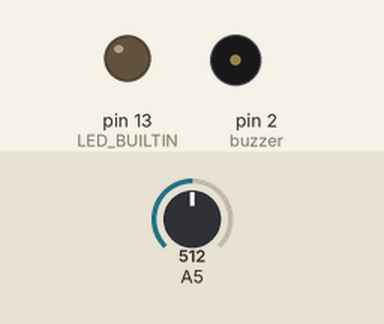
Recording of a sketch running on a simulated Arduino Uno, built with avr-gcc and run on an emulated ATmega328P. On the bench: output pins drawn as LEDs (lit = HIGH), buzzer (waves = sounding). Dashed ring = blinking. Inputs (shaded band) come from the test bench; at power-on: A5 = 512.

Above: at 1.2 s.
1.3 s: A5 set to 107
2.8 s: A5 set to 89
At 3.2 s:
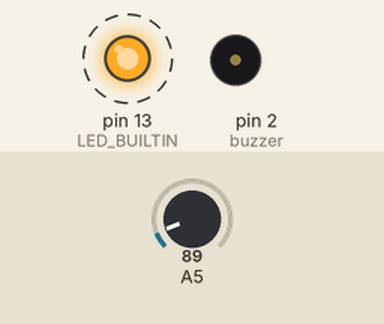
At 3.95 s:
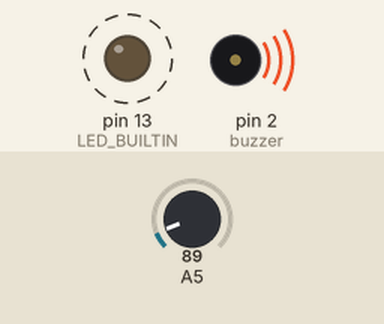
Timing chart, 0 to 11.8 s (numbered marks = the images above; inputs shaded):
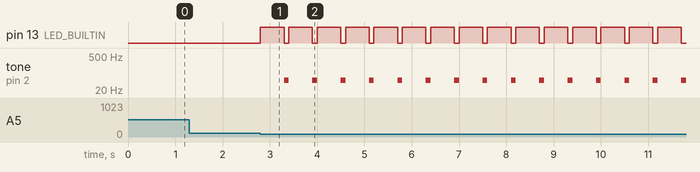

Measured:
- the behaviour switches between 100 and 99 on A5 (found by bisection; images 0 and 1)
- after the input at 1.3 s, every drawn part: stays the same
- after the input at 2.8 s, pin 13 (LED_BUILTIN): alternates HIGH for 0.50 s and LOW for 0.10 s, starting at once; tone on pin 2 (buzzer): alternates 50 Hz for 0.10 s and silent for 0.50 s, starting after 0.50 s

The sketch:

latihan1.ino
```cpp
#define buzzer 2

void setup() {
  Serial.begin(9600);
  pinMode(LED_BUILTIN, OUTPUT);
  pinMode(A5, INPUT);
  pinMode(buzzer, OUTPUT);
}
void ledBlink (int speed){
  digitalWrite(LED_BUILTIN, HIGH);
  delay(speed);
  digitalWrite(LED_BUILTIN, LOW);
}
void soundAlert (int speed, int freq){
  tone(buzzer, freq);
  delay(speed);
  noTone(buzzer);
}
void loop() {
  int sensor = analogRead(A5);
  if (sensor < 100){
    ledBlink(500);
    soundAlert(100, 50);
  }
}
```
